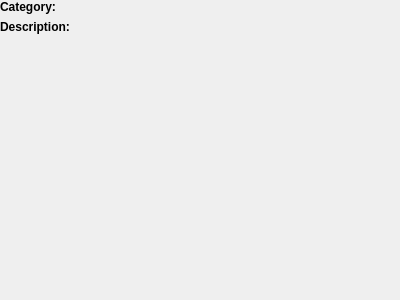
<?xml version="1.0" encoding="UTF-8"?>
<ui version="4.0">
 <class>PluginCategoryWidget</class>
 <widget class="QWidget" name="PluginCategoryWidget">
  <property name="geometry">
   <rect>
    <x>0</x>
    <y>0</y>
    <width>400</width>
    <height>300</height>
   </rect>
  </property>
  <layout class="QFormLayout" name="layout">
   <property name="leftMargin">
    <number>0</number>
   </property>
   <property name="topMargin">
    <number>0</number>
   </property>
   <property name="rightMargin">
    <number>0</number>
   </property>
   <property name="bottomMargin">
    <number>0</number>
   </property>
   <item row="0" column="0">
    <widget class="QLabel" name="categoryLabel">
     <property name="font">
      <font>
       <weight>75</weight>
       <bold>true</bold>
      </font>
     </property>
     <property name="text">
      <string>Category:</string>
     </property>
     <property name="alignment">
      <set>Qt::AlignLeading|Qt::AlignLeft|Qt::AlignTop</set>
     </property>
    </widget>
   </item>
   <item row="0" column="1">
    <widget class="QLabel" name="categoryValue"/>
   </item>
   <item row="1" column="0">
    <widget class="QLabel" name="descriptionLabel">
     <property name="font">
      <font>
       <weight>75</weight>
       <bold>true</bold>
      </font>
     </property>
     <property name="text">
      <string>Description:</string>
     </property>
     <property name="alignment">
      <set>Qt::AlignLeading|Qt::AlignLeft|Qt::AlignTop</set>
     </property>
    </widget>
   </item>
   <item row="1" column="1">
    <widget class="QLabel" name="descriptionValue"/>
   </item>
   <item row="2" column="1">
    <spacer name="horizontalSpacer">
     <property name="orientation">
      <enum>Qt::Horizontal</enum>
     </property>
     <property name="sizeHint" stdset="0">
      <size>
       <width>40</width>
       <height>20</height>
      </size>
     </property>
    </spacer>
   </item>
  </layout>
 </widget>
 <resources/>
 <connections/>
</ui>
